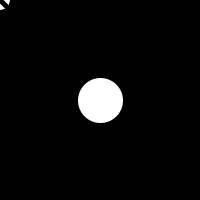
Frame 1 (no input)
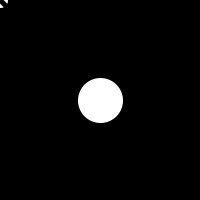
Frame 60 (the mouse pressed at the canvas centre just before this capture)
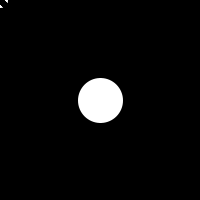
Frame 120 (the mouse held since frame 60 and released just before this capture)

The Processing sketch that drew these frames (run headless with seeded random() and noise(); from frame 60 on, the mouse is pressed at the canvas centre):

// Processing sketch: processing_81513
// ── processing_81513.pde

//je donne une taille à mon sketch et un fond noir
void setup (){
  size(200,200);
  background(0);
  smooth();
}

void draw (){
  frameRate(15);
  ellipse(mouseX,mouseY,20,20);
  strokeWeight(5);
  line(0,0,200,200);
  ellipse(100,100,50,50);
  }
